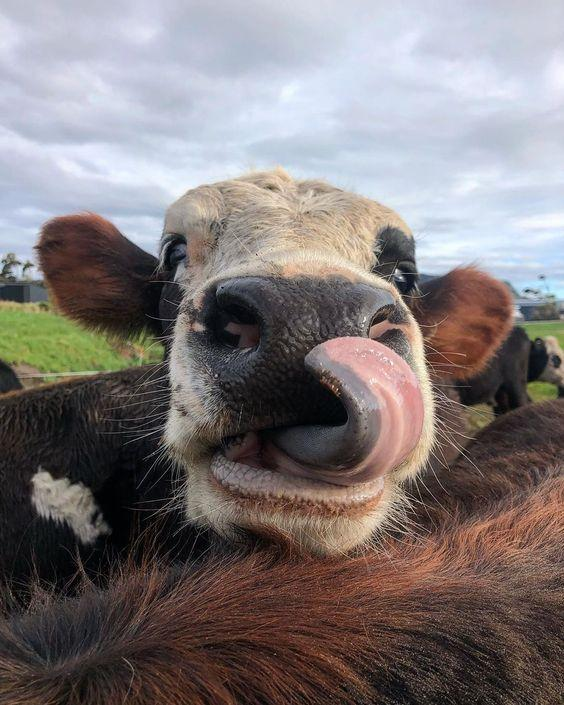
#> input picture user_system/tests/cow2/test/images/00244ec6efbc2d01b0d61732cf68fc8d_jpg.rf.76fc8c18887a9f34cf0a528c174a85d5.jpg, 564 x 705 px
$ python -i statistical_analysis.py   (imports and definitions only)
#> lines starting #> are read from the running program, lines starting #| are printed output that depends on the picture
#!/usr/bin/env python3
"""
statistical_analysis.py — Phase 1 (model-agnostic) dataset metrics + split drift

Works on a YOLO-style unified dataset:
  <unified>/images/{train,val,test}
  <unified>/labels/{train,val,test>  (YOLO txt with: class cx cy w h in [0,1])

Outputs (named by --dataset-name):
  - {dataset_name}_class_stats.csv      # class-level medians/counts + bbox metrics (ALL + per-split)
  - {dataset_name}_split_drift.csv      # train/val/test divergence per feature

Usage:
  single thread: python3 statistical_analysis.py --unified ../dataset/unified
  multi thread : python3 statistical_analysis.py --unified ../dataset/unified --workers 4
  custom name  : python3 statistical_analysis.py --unified ../dataset/unified --dataset-name name
"""

from __future__ import annotations
import sys, csv, yaml, math, hashlib
from pathlib import Path
from dataclasses import dataclass, field
from typing import Dict, List, Tuple, Optional
from collections import Counter, defaultdict

import numpy as np
from PIL import Image, ImageFilter

# --- CONFIG ---
IMG_EXTS = {".jpg", ".jpeg", ".png", ".bmp", ".tif", ".tiff", ".webp"}
SPLITS = ("train", "val", "test")

# -------------- IO HELPERS --------------

# [43 lines left out: functions load_yaml, list_images, parse_yolo_label_file, not called in this run]

# -------------- IMAGE METRICS (model-agnostic) --------------

def _to_rgb_np(img: Image.Image) -> np.ndarray:
    return np.asarray(img.convert("RGB"), dtype=np.float32)


def _to_gray_np(img: Image.Image) -> np.ndarray:
    arr = _to_rgb_np(img)
    return 0.299 * arr[...,0] + 0.587 * arr[...,1] + 0.114 * arr[...,2]


def metric_resolution_wh(gray: np.ndarray) -> Tuple[int,int,float]:
    h, w = gray.shape[:2]
    return w, h, (w*h)/1e6


def metric_aspect_ratio(w: int, h: int) -> float:
    return float(w)/float(h) if h > 0 else 0.0


def metric_entropy(gray: np.ndarray) -> float:
    hist, _ = np.histogram(np.clip(gray,0,255).astype(np.uint8), bins=256, range=(0,255))
    p = hist.astype(np.float64)
    s = p.sum()
    if s <= 0: return 0.0
    p /= s
    nz = p > 0
    return float(-(p[nz]*np.log2(p[nz])).sum())


def _laplacian_var(gray: np.ndarray) -> float:
    k = np.array([[0,1,0],[1,-4,1],[0,1,0]], dtype=np.float32)
    g = gray.astype(np.float32)
    gpad = np.pad(g, 1, mode="reflect")
    out = (
        k[0,1]*gpad[0:-2,1:-1] +
        k[1,0]*gpad[1:-1,0:-2] +
        (-4.0)*gpad[1:-1,1:-1] +
        k[1,2]*gpad[1:-1,2:] +
        k[2,1]*gpad[2:,1:-1]
    )
    return float(out.var())


def metric_bytes_per_pixel(img_path: Path, w: int, h: int) -> float:
    pix = max(1, w*h)
    try:
        size = img_path.stat().st_size
    except Exception:
        return 0.0
    return float(size)/float(pix)


def metric_compression_ratio(img_path: Path, w: int, h: int, channels: int = 3) -> float:
    """Approx raw bytes per pixel (channels) divided by file size per pixel."""
    bpp = metric_bytes_per_pixel(img_path, w, h)
    if bpp <= 0: return 0.0
    return float(channels)/bpp  # larger => more compression


def metric_noref_snr_db(gray: np.ndarray) -> float:
    pil = Image.fromarray(np.clip(gray,0,255).astype(np.uint8))
    gb = pil.filter(ImageFilter.GaussianBlur(radius=1.0))
    gb_np = np.asarray(gb, dtype=np.float32)
    signal = gray.astype(np.float32)
    noise = signal - gb_np
    rms_sig = float(np.sqrt(np.mean(signal**2)) + 1e-8)
    rms_noi = float(np.sqrt(np.mean(noise**2)) + 1e-8)
    return float(20.0 * math.log10(rms_sig / rms_noi))


def rgb_stats(rgb: np.ndarray) -> Tuple[float,float,float,float,float,float]:
    r,g,b = rgb[...,0], rgb[...,1], rgb[...,2]
    return float(r.mean()), float(g.mean()), float(b.mean()), float(r.std()), float(g.std()), float(b.std())


def brightness_stats(gray: np.ndarray) -> Tuple[float,float,float,float]:
    return float(gray.min()), float(gray.max()), float(gray.mean()), float(gray.std())


@dataclass
class ImageRecord:
    split: str
    path: Path
    per_class_counts: Dict[int, int] = field(default_factory=dict)
    # image metrics
    width: int = 0
    height: int = 0
    megapixels: float = 0.0
    aspect_ratio: float = 0.0
    entropy: float = 0.0
    blur_var: float = 0.0
    bytes_per_pixel: float = 0.0
    compression_ratio: float = 0.0
    snr_db: float = 0.0
    r_mean: float = 0.0
    g_mean: float = 0.0
    b_mean: float = 0.0
    r_std:  float = 0.0
    g_std:  float = 0.0
    b_std:  float = 0.0
    gray_min: float = 0.0
    gray_max: float = 0.0
    gray_mean: float = 0.0
    gray_std: float = 0.0
    # bbox-derived (per image, any class)
    bboxes: List[Tuple[int,float,float]] = field(default_factory=list)  # (class_id, w_norm, h_norm)
    box_density_per_mp: float = 0.0     # total boxes / megapixel
    fg_coverage_pct: float = 0.0        # sum of areas (clipped to 1.0)


@dataclass
class ClassBucket:
    class_id: int
    class_name: str
    images: List[ImageRecord] = field(default_factory=list)

    # [80 lines left out: functions _float_list, _bbox_attr_list, aggregates, not called in this run]

# -------------- CORE PROCESSING --------------

def compute_image_metrics(img_path: Path) -> Tuple[Dict[str,float], Optional[np.ndarray], Optional[np.ndarray]]:
    try:
        im = Image.open(img_path); im.load()
#> in compute_image_metrics, im is the input picture: PIL image 564x705 RGB; mean R, G, B 127.3, 119.9, 120.1
    except Exception:
        return ({
            "width":0,"height":0,"megapixels":0.0,"aspect_ratio":0.0,"entropy":0.0,"blur_var":0.0,
            "bytes_per_pixel":0.0,"compression_ratio":0.0,"snr_db":0.0,
            "r_mean":0.0,"g_mean":0.0,"b_mean":0.0,"r_std":0.0,"g_std":0.0,"b_std":0.0,
            "gray_min":0.0,"gray_max":0.0,"gray_mean":0.0,"gray_std":0.0
        }, None, None)

    rgb = _to_rgb_np(im)
    gray = _to_gray_np(im)
#> in _to_gray_np, `return 0.299 * arr[...,0] + 0.587 * arr[...,1] + 0.114 * arr[...,2]`:
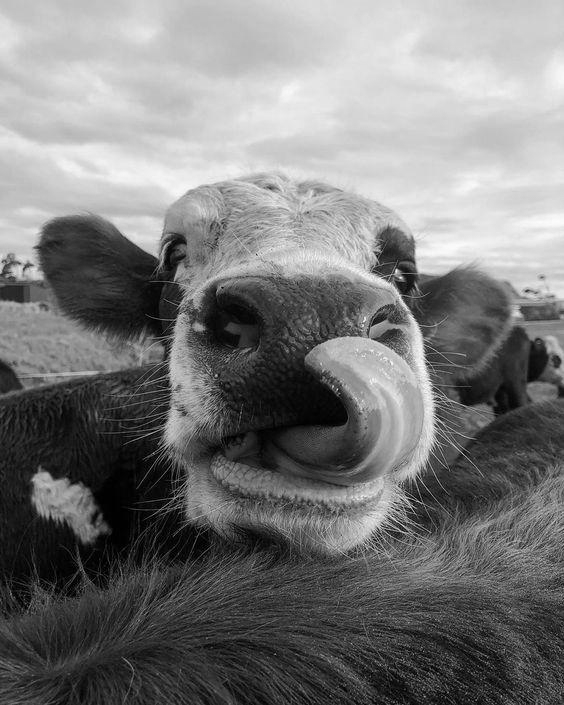
#> returned value: shape (705, 564) float32; min 0, max 253.8, mean 122.1
    w,h,mp = metric_resolution_wh(gray)
#> w = 564; h = 705; mp = 0.398
    bpp = metric_bytes_per_pixel(img_path, w, h)
#> in metric_bytes_per_pixel, `pix = max(1, w*h)`: pix = 397620
#> bpp = 0

    rmean,gmean,bmean,rstd,gstd,bstd = rgb_stats(rgb)
#> in rgb_stats, `r,g,b = rgb[...,0], rgb[...,1], rgb[...,2]`:
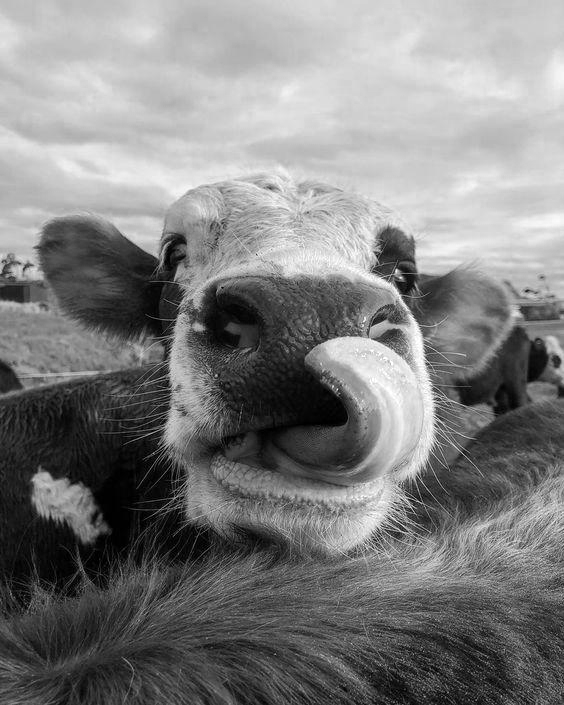
#> r: shape (705, 564) float32; min 0, max 255, mean 127.3
#> in rgb_stats, `r,g,b = rgb[...,0], rgb[...,1], rgb[...,2]`:
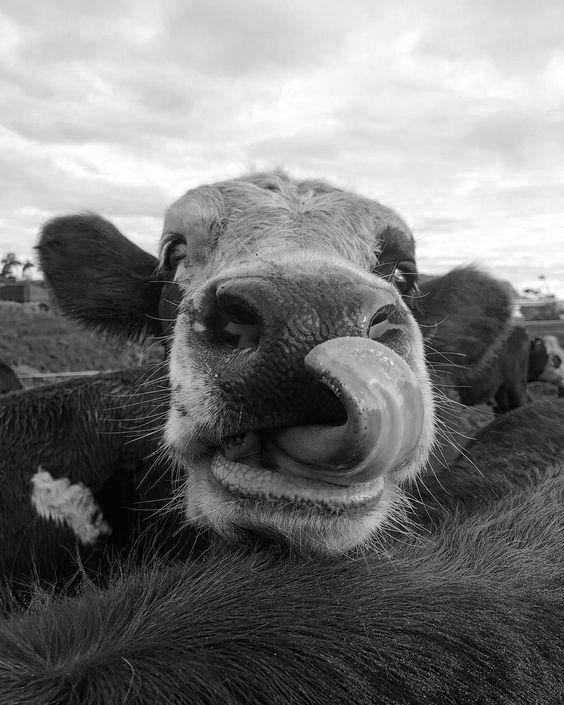
#> b: shape (705, 564) float32; min 0, max 255, mean 120.1
#> rmean = 127.3; gmean = 119.9; bmean = 120.1; rstd = 72.29; gstd = 78.11; bstd = 85.61
    gmin,gmax,gmean_,gstd_ = brightness_stats(gray)
#> gmin = 0; gmax = 253.8; gmean_ = 122.1; gstd_ = 76.66

    metrics = {
        "width": w, "height": h, "megapixels": mp, "aspect_ratio": metric_aspect_ratio(w,h),
        "entropy": metric_entropy(gray),
        "blur_var": _laplacian_var(gray),
        "bytes_per_pixel": bpp,
        "compression_ratio": metric_compression_ratio(img_path, w, h, 3),
        "snr_db": metric_noref_snr_db(gray),
        "r_mean": rmean, "g_mean": gmean, "b_mean": bmean,
        "r_std": rstd, "g_std": gstd, "b_std": bstd,
        "gray_min": gmin, "gray_max": gmax, "gray_mean": gmean_, "gray_std": gstd_,
    }
#> in metric_entropy, `hist, _ = np.histogram(np.clip(gray,0,255).astype(np.uint8), bins=256,..`: hist = 256 values, max 4072 at index 208, min 0 at index 254, mean 1553.2
#> in metric_entropy, `p = hist.astype(np.float64)`: p has the same summary as hist
#> in metric_entropy, `s = p.sum()`: s = 397620
#> in metric_entropy, `p /= s`: p = 256 values, max 0.0102 at index 208, min 0 at index 254, mean 0.00391
#> in _laplacian_var, `k = np.array([[0,1,0],[1,-4,1],[0,1,0]], dtype=np.float32)`: k = [[0, 1, 0], [1, -4, 1], [0, 1, 0]]
#> in _laplacian_var, `out = ( k[0,1]*gpad[0:-2,1:-1] + k[1,0]*gpad[1:-1,0:-2] + (-4.0)*gpad[..`:
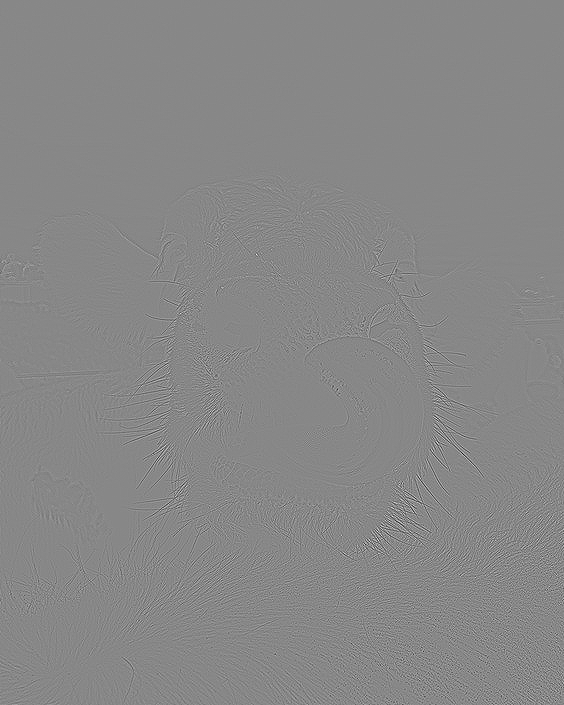
#> out: shape (705, 564) float32; min -629.1, max 553.9, mean 0; drawn with min black and max white
#> in metric_compression_ratio, `bpp = metric_bytes_per_pixel(img_path, w, h)`: bpp = 0
#> in metric_noref_snr_db, `noise = signal - gb_np`:
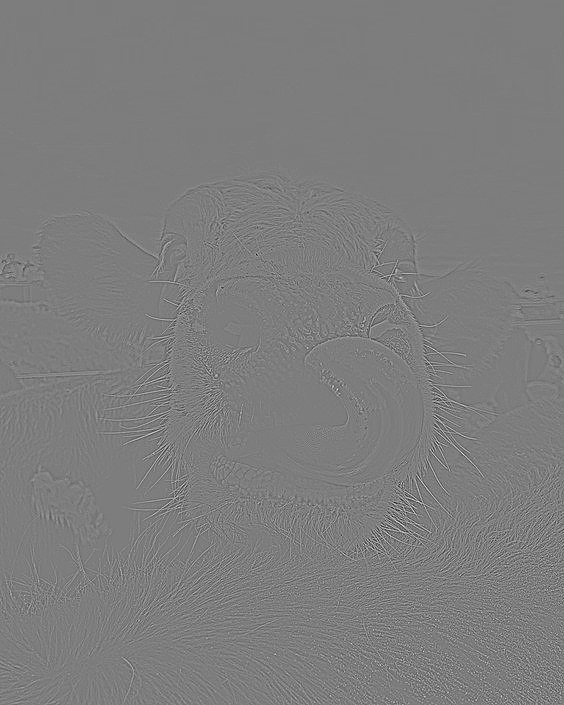
#> noise: shape (705, 564) float32; min -119.1, max 124.1, mean 0.8; drawn with min black and max white
#> in metric_noref_snr_db, `rms_sig = float(np.sqrt(np.mean(signal**2)) + 1e-8)`: rms_sig = 144.2
#> in metric_noref_snr_db, `rms_noi = float(np.sqrt(np.mean(noise**2)) + 1e-8)`: rms_noi = 10.56
    return metrics, rgb, gray


# [33 lines left out: function process_one_tuple, not called in this run]


class DatasetIndex:
    # [298 lines left out: functions __init__, _load_names, _quick_sha1, _record_split_features, build, export_class_csv and 6 more, not called in this run]

# [2 lines not run here, left out]

>>> result = compute_image_metrics('../tests/cow2/test/images/00244ec6efbc2d01b0d61732cf68fc8d_jpg.rf.76fc8c18887a9f34cf0a528c174a85d5.jpg')
